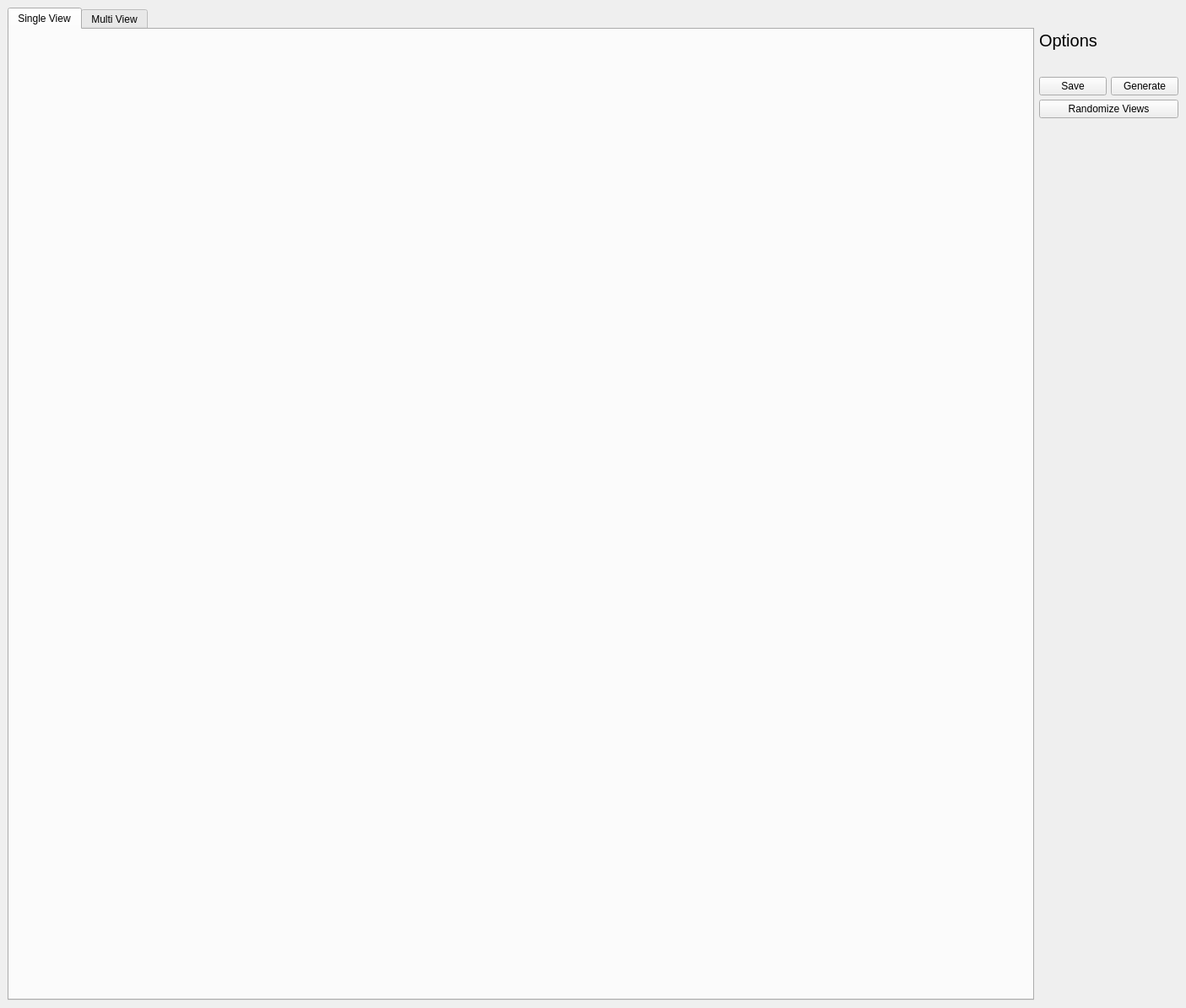
<?xml version="1.0" encoding="UTF-8"?>
<ui version="4.0">
 <class>main_window</class>
 <widget class="QMainWindow" name="main_window">
  <property name="geometry">
   <rect>
    <x>0</x>
    <y>0</y>
    <width>1405</width>
    <height>1194</height>
   </rect>
  </property>
  <property name="windowTitle">
   <string>ROARS: Labeler</string>
  </property>
  <property name="styleSheet">
   <string notr="true"/>
  </property>
  <widget class="QWidget" name="centralwidget">
   <property name="styleSheet">
    <string notr="true"/>
   </property>
   <layout class="QGridLayout" name="gridLayout_4">
    <item row="0" column="0">
     <layout class="QHBoxLayout" name="main_layout" stretch="8,2">
      <item>
       <widget class="QTabWidget" name="ui_main_tab">
        <property name="sizePolicy">
         <sizepolicy hsizetype="Preferred" vsizetype="Preferred">
          <horstretch>0</horstretch>
          <verstretch>0</verstretch>
         </sizepolicy>
        </property>
        <property name="currentIndex">
         <number>0</number>
        </property>
        <property name="elideMode">
         <enum>Qt::ElideNone</enum>
        </property>
        <widget class="QWidget" name="tab1">
         <attribute name="title">
          <string>Single View</string>
         </attribute>
         <layout class="QGridLayout" name="gridLayout_5">
          <item row="0" column="0">
           <layout class="QGridLayout" name="ui_view_single_container"/>
          </item>
         </layout>
        </widget>
        <widget class="QWidget" name="tab_2">
         <attribute name="title">
          <string>Multi View</string>
         </attribute>
         <layout class="QGridLayout" name="gridLayout_3">
          <item row="0" column="0">
           <layout class="QGridLayout" name="ui_view_grid_container" columnstretch="0,0">
            <item row="0" column="0">
             <layout class="QGridLayout" name="ui_view_container_1"/>
            </item>
            <item row="1" column="0">
             <layout class="QGridLayout" name="ui_view_container_3"/>
            </item>
            <item row="0" column="1">
             <layout class="QGridLayout" name="ui_view_container_2"/>
            </item>
            <item row="1" column="1">
             <layout class="QGridLayout" name="ui_view_container_4"/>
            </item>
           </layout>
          </item>
         </layout>
        </widget>
       </widget>
      </item>
      <item>
       <layout class="QVBoxLayout" name="right_bar" stretch="1,8">
        <property name="spacing">
         <number>5</number>
        </property>
        <item>
         <layout class="QVBoxLayout" name="verticalLayout">
          <item>
           <widget class="QLabel" name="label">
            <property name="font">
             <font>
              <pointsize>15</pointsize>
             </font>
            </property>
            <property name="text">
             <string>Options</string>
            </property>
           </widget>
          </item>
          <item>
           <layout class="QHBoxLayout" name="horizontalLayout">
            <item>
             <widget class="QPushButton" name="ui_button_save">
              <property name="styleSheet">
               <string notr="true"/>
              </property>
              <property name="text">
               <string>Save</string>
              </property>
             </widget>
            </item>
            <item>
             <widget class="QPushButton" name="ui_button_generate">
              <property name="text">
               <string>Generate</string>
              </property>
             </widget>
            </item>
           </layout>
          </item>
          <item>
           <widget class="QPushButton" name="ui_button_randomize_views">
            <property name="text">
             <string>Randomize Views</string>
            </property>
           </widget>
          </item>
         </layout>
        </item>
        <item>
         <layout class="QGridLayout" name="ui_test_layout" rowstretch="1">
          <property name="leftMargin">
           <number>0</number>
          </property>
          <property name="horizontalSpacing">
           <number>0</number>
          </property>
          <property name="verticalSpacing">
           <number>15</number>
          </property>
         </layout>
        </item>
       </layout>
      </item>
     </layout>
    </item>
   </layout>
  </widget>
  <widget class="QMenuBar" name="menuBar">
   <property name="geometry">
    <rect>
     <x>0</x>
     <y>0</y>
     <width>1405</width>
     <height>19</height>
    </rect>
   </property>
  </widget>
 </widget>
 <resources/>
 <connections/>
</ui>
